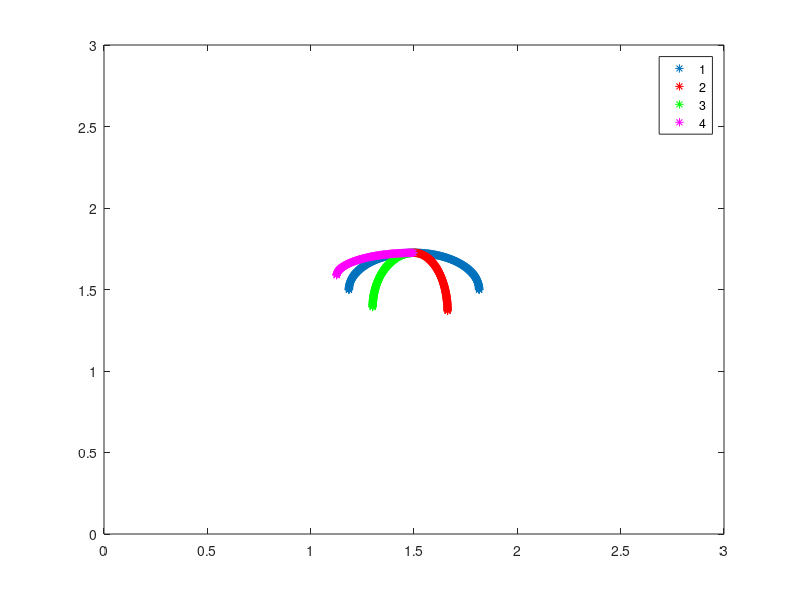
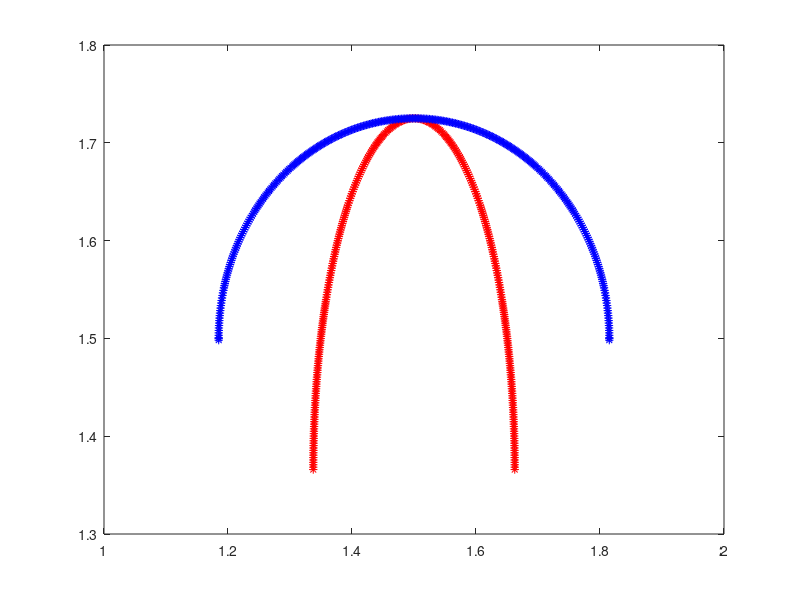

These charts were generated, in order, by the following MATLAB code:
function give_Me_Jelly()

L = 3;           % Length of Computational Domain
ds = L/(2*600);  % Makes Lagrangian Spaced based on 1024x1024 finest grid

frac = 0.5;

% Makes Geometry for EQUILIBRIUM State %
%
a1 = 0.63;  %Semi-major axis length for position ONE (Expanded State)
b1 = 0.45;  %Semi-minor axis length for position ONE (Expanded State)
a1 = frac*a1; b1 = frac*b1;
a1
b1
[X1 Y1 Ninfo arcL] = make_Geometry_Position_ONE(ds,a1,b1);

% Makes Geometry for OVER-CONTRACTED State for RIGHT side %
% 
a2 = 0.325; %Semi-major axis length for position TWO (Contracted State)
b2 = 0.6;   %GUESS: Semi-minor axis length for position TWO (Contracted State)
a2 = frac*a2; b2 = frac*b2;
[X2 Y2 b2] = make_Geometry_Position_TWO(a2,b2,b1,Ninfo,arcL);

% Makes Geometry for LESS-CONTRACTED State for LEFT side %
%
a3 = 0.4;   %Semi-major axis length for position TWO (Contracted State)
b3 = 0.7;   %GUESS: Semi-minor axis length for position TWO (Contracted State)
a3 = frac*a3; b3 = frac*b3;
a3
b3
[X3 Y3 b3] = make_Geometry_Position_TWO(a3,b3,b1,Ninfo,arcL);


% Makes Geometry for OVER-EXPANDED State for LEFT SIDE %
%
a4 = 0.75;  %Semi-major axis length for position TWO (Contracted State)
b4 = 0.3;   %GUESS: Semi-minor axis length for position TWO (Contracted State)
a4 = frac*a4; b4 = frac*b4;
[X4 Y4 b4] = make_Geometry_Position_TWO(a4,b4,b1,Ninfo,arcL);

% Translate Points from [-L/2,L/2]x[-L/2,L/2] -> [0,L]x[0,L]
X1 = X1 + L/2; Y1 = Y1 + L/2; 
X2 = X2 + L/2; Y2 = Y2 + L/2; 
X3 = X3 + L/2; Y3 = Y3 + L/2; 
X4 = X4 + L/2; Y4 = Y4 + L/2; 

nArm = (length(X1)-1)/2;

% Plots Geometry for Both Phases %
val = frac*0.75;
plot(X1,Y1,'*',X2(1:nArm),Y2(1:nArm),'r*',X3(nArm+2:end),Y3(nArm+2:end),'g*',X4(nArm+2:end),Y4(nArm+2:end),'m*'); hold on;
axis([0 L 0 L]);
legend('1','2','3','4');

figure(2)
plot(X2,Y2,'r*'); hold on;
plot(X1,Y1,'b*'); hold on;

% Prints Useful Info about Geometry %
fprintf('\n\n');
fprintf('Number of Total Geometry Pts: %d\n',Ninfo(2));
fprintf('Number of Geometry Pts in EACH Arm: %d\n',Ninfo(1));
fprintf('Arc length of bell (one side): %d\n',arcL);
fprintf('\n');
fprintf('(X1,Y1): Equilibrium State\n');
fprintf('(X2,Y2): OVER-Contracted State for RIGHT Side\n');
fprintf('(X3,Y3): Contracted State for LEFT Side (slightly less than right side)\n');
fprintf('(X4,Y4): OVER-EXPANDED State for LEFT Side\n');
fprintf('\n');
fprintf('Idea: \n');
fprintf('RHS contracts further than LHS, rests & returns to equil. state after LHS begins expanding\n');
fprintf('LHS contracts less than RHS, then expands further than equil. state and then returns to equil. state\n');
fprintf('\n');
fprintf('PUT FOLLOWING IN UPDATE_TARGET_POINTS.C:\n');
fprintf('numPts (# of Total Geometry Pts): %d\n',Ninfo(2));
fprintf('NL_Start (FIRST Point in LEFT Arm): %d\n\n\n',Ninfo(1)+1);


% Prints INPUT files %
print_Vertex_Pts(X1,Y1,Ninfo);
target_force = 1e6;
print_Target_Pts(target_force,Ninfo);


% Prints all vectors to .TXT files %
%print_Text_Files(Ninfo,X1,Y1,X2,Y2,X3,Y3,X4,Y4)

% Prints 2-Position Right/Left Side vectors to .TXT files %
print_2_Position_Text_File(Ninfo,X1,Y1,X2,Y2,X3,Y3);


%%%%%%%%%%%%%%%%%%%%%%%%%%%%%%%%%%%%%%%%%%%%%%%%%%%%%%%%%%%%%%%%%%%%%%%%%%%%%
%
% Function: Prints 2 Position Phases:
%           XY(:,1) = original position x-Values
%           XY(:,3) = original position y-Values
%           XY(2:N+1,2) = 2nd position x-Values for RIGHT bell
%           XY(N+2:end,2) = 2nd position x-Values for LEFT bell
%           XY(2:N+1,4) = 2nd position y-Values for RIGHT bell
%           XY(N+2:end,4) = 2nd position y-Values for LEFT bell
%
%%%%%%%%%%%%%%%%%%%%%%%%%%%%%%%%%%%%%%%%%%%%%%%%%%%%%%%%%%%%%%%%%%%%%%%%%%%%%

function print_2_Position_Text_File(Ninfo,X1,Y1,X2,Y2,X3,Y3)


N = Ninfo(1);    % Number of pts. in ONE arm
NTot = Ninfo(2); % Total # of Lag Pts. on Jelly Bell

% Initialization
XY = zeros(NTot,4); 

% Construct Matrices For Storing Points
XY(:,1) = X1(1:NTot); XY(:,2) = X1(1:NTot); 
XY(:,3) = Y1(1:NTot); XY(:,4) = Y1(1:NTot); 

% 2nd Phase Right Arm
XY(2:N+1,2) = X2(2:N+1);
XY(2:N+1,4) = Y2(2:N+1);


% 2nd Phase Left Arm
XY(N+2:end,2) = X3(N+2:end);
XY(N+2:end,4) = Y3(N+2:end);

% PLOT TEST! %
%figure(3)
%plot(XY(:,1),XY(:,3),'k*'); hold on;
%plot(XY(:,2),XY(:,4),'g*'); hold on;


% PRINT x/y-Information %

fileID_XY = fopen('XY_2Pos.txt','w');

for i=1:length( XY(:,1) )
    fprintf(fileID_XY,'%1.16e %1.16e %1.16e %1.16e\n',XY(i,1),XY(i,2),XY(i,3),XY(i,4));
end

fclose(fileID_XY);




%%%%%%%%%%%%%%%%%%%%%%%%%%%%%%%%%%%%%%%%%%%%%%%%%%%%%%%%%%%%%%%%%%%%%%%%%%%%%
%
% Function to PRINT all TEXT files for both PHASES
%
%%%%%%%%%%%%%%%%%%%%%%%%%%%%%%%%%%%%%%%%%%%%%%%%%%%%%%%%%%%%%%%%%%%%%%%%%%%%%

function print_Text_Files(Ninfo,X1,Y1,X2,Y2,X3,Y3,X4,Y4)

N = Ninfo(1); %Number of pts. in ONE arm

% x-Information %

fileID_x1 = fopen('x1.txt','w');
fprintf(fileID_x1,'%1.16e\n',X1);
fclose(fileID_x1);

fileID_x2 = fopen('x2.txt','w');
fprintf(fileID_x2,'%1.16e\n',X2);
fclose(fileID_x2);

fileID_x3 = fopen('x3.txt','w');
fprintf(fileID_x3,'%1.16e\n',X3);
fclose(fileID_x3);

fileID_x4 = fopen('x4.txt','w');
fprintf(fileID_x4,'%1.16e\n',X4);
fclose(fileID_x4);

% y-Information %

fileID_y1 = fopen('y1.txt','w');
fprintf(fileID_y1,'%1.16e\n',Y1);
fclose(fileID_y1);

fileID_y2 = fopen('y2.txt','w');
fprintf(fileID_y2,'%1.16e\n',Y2);
fclose(fileID_y2);

fileID_y3 = fopen('y3.txt','w');
fprintf(fileID_y3,'%1.16e\n',Y3);
fclose(fileID_y3);

fileID_y4 = fopen('y4.txt','w');
fprintf(fileID_y4,'%1.16e\n',Y4);
fclose(fileID_y4);


% xR1 = X1(2:2+N-1); % x-Pts. on RHS of center point for Position ONE
% xL1 = X1(2+N:end); % x-Pts. on LHS of center point for Position ONE
% 
% xR2 = X2(2:2+N-1); % x-Pts. on RHS of center point for Position TWO
% xL2 = X2(2+N:end); % x-Pts. on LHS of center point for Position TWO
% 
% yR1 = Y1(2:2+N-1); % y-Pts. on RHS of center point for Position ONE
% yL1 = Y1(2+N:end); % y-Pts. on RHS of center point for Position ONE
% 
% yR2 = Y2(2:2+N-1); % y-Pts. on LHS of center point for Position TWO
% yL2 = Y2(2+N:end); % y-Pts. on LHS of center point for Position TWO
% 
% 
% fileID_xR1 = fopen('xR_1.txt','w');
% fprintf(fileID_xR1,'%1.16e\n',xR1);
% fclose(fileID_xR1);
% 
% fileID_xR2 = fopen('xR_2.txt','w');
% fprintf(fileID_xR2,'%1.16e\n',xR2);
% fclose(fileID_xR2);
% 
% fileID_xL1 = fopen('xL_1.txt','w');
% fprintf(fileID_xL1,'%1.16e\n',xL1);
% fclose(fileID_xL1);
% 
% fileID_xL2 = fopen('xL_2.txt','w');
% fprintf(fileID_xL2,'%1.16e\n',xL2);
% fclose(fileID_xL2);
% 
% 
% fileID_yR1 = fopen('yR_1.txt','w');
% fprintf(fileID_yR1,'%1.16e\n',yR1);
% fclose(fileID_yR1);
% 
% fileID_yR2 = fopen('yR_2.txt','w');
% fprintf(fileID_yR2,'%1.16e\n',yR2);
% fclose(fileID_yR2);
% 
% fileID_yL1 = fopen('yL_1.txt','w');
% fprintf(fileID_yL1,'%1.16e\n',yL1);
% fclose(fileID_yL1);
% 
% fileID_yL2 = fopen('yL_2.txt','w');
% fprintf(fileID_yL2,'%1.16e\n',yL2);
% fclose(fileID_yL2);


%%%%%%%%%%%%%%%%%%%%%%%%%%%%%%%%%%%%%%%%%%%%%%%%%%%%%%%%%%%%%%%%%%%%%%%%%%%%%
%
% Makes the Oblate Geometry (via ellipses)
%
%%%%%%%%%%%%%%%%%%%%%%%%%%%%%%%%%%%%%%%%%%%%%%%%%%%%%%%%%%%%%%%%%%%%%%%%%%%%%

function [X1 Y1 Ninfo arcL] = make_Geometry_Position_ONE(ds,a,b)

%a: Semi-major axis (along horizontal)
%b: Semi-minor axis (along vertical)

%Finding elliptical arc length
h = ( (a-b)/(a+b) )^2;
arcL = (1/4)* pi*(a+b)*(1 + 3*h/ (10 + sqrt(4-3*h) ) ); % (1/4)th of the entire ELLIPTICAL ARC

n = 1;        %counting for array
X(n) = 0;     %first x-value at (0,-b)
Y(n) = -b;    %first y-value at (0,-b)
tprev = -pi/2;  %initial angle 

tol = ds / 10; %error tolerance for root-finding algorithm

maxy = max(a,b);

    while tprev < 0 
    
        n = n+1;
        tnext = tprev + ds/maxy; %Guess for next angle value
        
        if tprev < -pi/4
            tfar =  0.0;%abs(2*tprev);      %Far guess
        else
            tfar = pi/4;
        end
            
        %initiating guess for bisection-algorithm
        xn = a*cos(tnext);
        yn = b*sin(tnext);
        errSign = ( ds - sqrt( (xn-X(n-1))^2 + (yn-Y(n-1))^2 ) );
        err = abs(errSign);
    
        %Bisection algorithm to make points equally spaced
        while ( err > tol )
        
            if errSign < 0
                tfar = tnext;
                tnext = (tnext+tprev)/2;
            elseif errSign > 0
                tprev = tnext;
                tnext = (tnext+tfar)/2;
            end
            
            if tnext<tprev
                fprintf('NOT CONVERGING AT ANGLE %d\n',tprev)
                break;  
            end
            
            xn = a*cos(tnext);
            yn = b*sin(tnext);
            errSign = ( ds - sqrt( (xn-X(n-1))^2 + (yn-Y(n-1))^2 ) );
            err = abs(errSign);
        end
        
        X(n) = xn;   %Store X-value
        Y(n) = yn;   %Store Y-value
        tprev = tnext; %Update previous angle
    
        %plot(xn,yn,'*'); hold on;

        
    end
    
 N = length(X);   
 X(N+1) = a; %Add one more pt.
 Y(N+1) = 0; %Add one more pt.
  
 X1 = [X -X(2:end)]; %Reflects geometry 
 Y1 = -[Y  Y(2:end)]; %Y-values for reflected X-value points
 
 Ninfo(1) = N;          % # of pts. along one arm (NOT counting center pt.)
 Ninfo(2) = length(X1); % Total # of pts. in geometry

 
 
%%%%%%%%%%%%%%%%%%%%%%%%%%%%%%%%%%%%%%%%%%%%%%%%%%%%%%%%%%%%%%%%%%%%%%%%%%%%%
%
% Makes the Oblate Geometry (via ellipses)
%
%%%%%%%%%%%%%%%%%%%%%%%%%%%%%%%%%%%%%%%%%%%%%%%%%%%%%%%%%%%%%%%%%%%%%%%%%%%%%

function [X2 Y2 b] = make_Geometry_Position_TWO(a,bguess,b1,Ninfo,L)


%Find correct b to give same length arm
b = Newtons_Give_Me_Semi_Minor(a,bguess,L);


%Finding elliptical arc length
h = ( (a-b)/(a+b) )^2;
arcL = (1/4)* pi*(a+b)*(1 + 3*h/ (10 + sqrt(4-3*h) ) ); % (1/4)th of the entire ELLIPTICAL ARC

ds2 = arcL / Ninfo(1); %Ensures same number of pts on arm for position ONE and TWO

[X Y Ninfo] = make_Elliptic_Geometry_Position_TWO(ds2,a,b,Ninfo);

dV = b1-b;   %Makes sure first pt is the same as in position ONE

Y2 = -(Y-dV);%Minus sign to put jelly into right orientation
X2 = X;

%Ninfo
%plot(X2,Y2,'r*'); hold on;


%%%%%%%%%%%%%%%%%%%%%%%%%%%%%%%%%%%%%%%%%%%%%%%%%%%%%%%%%%%%%%%%%%%%%%%%%%%%%
%
% Makes the Oblate Geometry (via ellipses)
%
%%%%%%%%%%%%%%%%%%%%%%%%%%%%%%%%%%%%%%%%%%%%%%%%%%%%%%%%%%%%%%%%%%%%%%%%%%%%%

function b = Newtons_Give_Me_Semi_Minor(a,bn,L)

tol = 1e-6;

bprev = 0.2*bn; %"Previous Guess" (left side of guess)
bnext = bn;     % First "Guess" at b
bfar =  1.5*bn; %"Far Guess" (right side of guess)

%Finding elliptical arc length
h = ( (a-bn)/(a+bn) )^2;
arcL = (1/4)* pi*(a+bn)*(1 + 3*h/ (10 + sqrt(4-3*h) ) ); % (1/4)th of the entire ELLIPTICAL ARC

errSign = L - arcL;
err = abs( errSign );


%Bisection algorithm to make points equally spaced
while ( err > tol )
        
    if errSign < 0
        bfar = bnext;
        bnext = (bnext+bprev)/2;
    elseif errSign > 0
        bprev = bnext;
        bnext = (bnext+bfar)/2;
    end
            
    %if bnext<bprev
    %    fprintf('NOT CONVERGING AT ANGLE %d\n',tprev)
    %    break;  
    %end
         
    %Finding elliptical arc length
    h = ( (a-bnext)/(a+bnext) )^2;
    arcL = (1/4)* pi*(a+bnext)*(1 + 3*h/ (10 + sqrt(4-3*h) ) ); % (1/4)th of the entire ELLIPTICAL ARC
    
    errSign = ( L - arcL );
    err = abs(errSign);
end

b = bnext; %Assign value

%%%%%%%%%%%%%%%%%%%%%%%%%%%%%%%%%%%%%%%%%%%%%%%%%%%%%%%%%%%%%%%%%%%%%%%%%%%%%
%
% Makes the Oblate Geometry (via ellipses)
%
%%%%%%%%%%%%%%%%%%%%%%%%%%%%%%%%%%%%%%%%%%%%%%%%%%%%%%%%%%%%%%%%%%%%%%%%%%%%%

function [X1 Y1 Ninfo] = make_Elliptic_Geometry_Position_TWO(ds,a,b,Ninfo)

%a: Semi-major axis (along horizontal)
%b: Semi-minor axis (along vertical)

n = 1;        %counting for array
X(n) = 0;     %first x-value at (0,-b)
Y(n) = -b;    %first y-value at (0,-b)
tprev = -pi/2;  %initial angle 

tol = ds / 10; %error tolerance for root-finding algorithm

maxy = max(a,b);

    while n < Ninfo(1)+1 
    
        n = n+1;
        tnext = tprev + ds/maxy; %Guess for next angle value
        
        if tprev < -pi/4
            tfar =  0.0;%abs(2*tprev);      %Far guess
        else
            tfar = pi/4;
        end
            
        %initiating guess for bisection-algorithm
        xn = a*cos(tnext);
        yn = b*sin(tnext);
        errSign = ( ds - sqrt( (xn-X(n-1))^2 + (yn-Y(n-1))^2 ) );
        err = abs(errSign);
    
        %Bisection algorithm to make points equally spaced
        while ( err > tol )
        
            if errSign < 0
                tfar = tnext;
                tnext = (tnext+tprev)/2;
            elseif errSign > 0
                tprev = tnext;
                tnext = (tnext+tfar)/2;
            end
            
            if tnext<tprev
                fprintf('NOT CONVERGING AT ANGLE %d\n',tprev)
                break;  
            end
            
            xn = a*cos(tnext);
            yn = b*sin(tnext);
            errSign = ( ds - sqrt( (xn-X(n-1))^2 + (yn-Y(n-1))^2 ) );
            err = abs(errSign);
        end
        
        X(n) = xn;   %Store X-value
        Y(n) = yn;   %Store Y-value
        tprev = tnext; %Update previous angle
    
        %plot(xn,yn,'*'); hold on;

        
    end
    
 N = length(X)-1;   
 %X(N+1) = a; %Add one more pt.
 %Y(N+1) = 0; %Add one more pt.
 
 %plot(X,Y,'*'); hold on;
 
 X1 = [X -X(2:end)]; %Reflects geometry 
 Y1 = [Y  Y(2:end)]; %Y-values for reflected X-value points
 
 Ninfo(1) = N;          % # of pts. along one arm (NOT counting center pt.)
 Ninfo(2) = length(X1); % Total # of pts. in geometry














%%%%%%%%%%%%%%%%%%%%%%%%%%%%%%%%%%%%%%%%%%%%%%%%%%%%%%%%%%%%%%%%%%%%%%%%%%%%%%%%
% Function to print VERTEX points
%%%%%%%%%%%%%%%%%%%%%%%%%%%%%%%%%%%%%%%%%%%%%%%%%%%%%%%%%%%%%%%%%%%%%%%%%%%%%%%%

function print_Vertex_Pts(X,Y,Ninfo)

%Ninfo(1): # of pts. on one arm on Jellyfish
%Ninfo(2): # of total pts. in Jellyfish Geometry

Ntot = Ninfo(2);

vertex_fid = fopen('jellyfish.vertex', 'w');

% first line is the number of vertices in the file
fprintf(vertex_fid, '%d\n', Ntot);

for i=1:Ntot
    fprintf(vertex_fid, '%1.16e %1.16e\n', X(i), Y(i) );    
end
    
fclose(vertex_fid);


%%%%%%%%%%%%%%%%%%%%%%%%%%%%%%%%%%%%%%%%%%%%%%%%%%%%%%%%%%%%%%%%%%%%%%%%%%%%%%%%
% Function to print TARGET pts.
%%%%%%%%%%%%%%%%%%%%%%%%%%%%%%%%%%%%%%%%%%%%%%%%%%%%%%%%%%%%%%%%%%%%%%%%%%%%%%%%

function print_Target_Pts(target_force,Ninfo)

%Ninfo(1): # of pts. on one arm on Jellyfish
%Ninfo(2): # of total pts. in Jellyfish Geometry

Ntot = Ninfo(2);

% Write out the target point information
target_fid = fopen('jellyfish.target', 'w');

% First line is the number of target pts. in the file
fprintf(target_fid, '%d\n', Ntot);

for s=1:Ntot
        fprintf(target_fid, '%d %1.16e\n', s , target_force);
end

fclose(target_fid);
